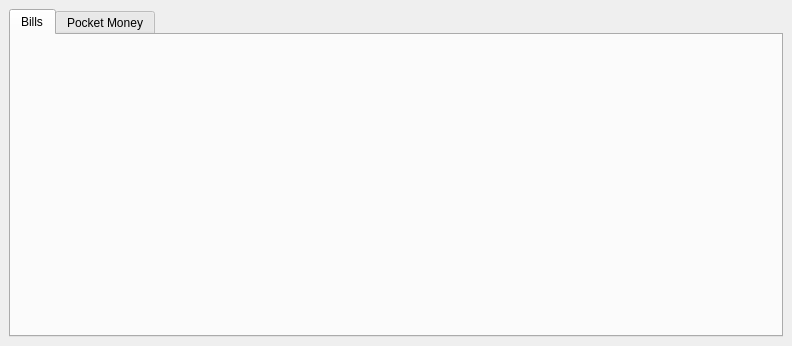
<?xml version="1.0" encoding="UTF-8"?>
<ui version="4.0">
 <class>MainWindow</class>
 <widget class="QMainWindow" name="MainWindow">
  <property name="geometry">
   <rect>
    <x>0</x>
    <y>0</y>
    <width>792</width>
    <height>346</height>
   </rect>
  </property>
  <property name="windowTitle">
   <string>Bills</string>
  </property>
  <widget class="QWidget" name="m_central_QWidget">
   <layout class="QVBoxLayout" name="verticalLayout">
    <item>
     <widget class="QTabWidget" name="tabWidget">
      <property name="focusPolicy">
       <enum>Qt::NoFocus</enum>
      </property>
      <property name="currentIndex">
       <number>0</number>
      </property>
      <widget class="QWidget" name="bills">
       <attribute name="title">
        <string>Bills</string>
       </attribute>
       <layout class="QVBoxLayout" name="verticalLayout_2">
        <item>
         <widget class="Accounting::Widgets::BillListWidget" name="m_bills_BillListWidget" native="true">
          <property name="focusPolicy">
           <enum>Qt::StrongFocus</enum>
          </property>
         </widget>
        </item>
       </layout>
      </widget>
      <widget class="QWidget" name="pocketMoney">
       <attribute name="title">
        <string>Pocket Money</string>
       </attribute>
       <layout class="QVBoxLayout" name="verticalLayout_3">
        <item>
         <widget class="QTableView" name="m_pocketMoney_QTableView"/>
        </item>
       </layout>
      </widget>
     </widget>
    </item>
   </layout>
  </widget>
 </widget>
 <customwidgets>
  <customwidget>
   <class>Accounting::Widgets::BillListWidget</class>
   <extends>QWidget</extends>
   <header>Widgets/BillListWidget.hpp</header>
   <container>1</container>
  </customwidget>
 </customwidgets>
 <tabstops>
  <tabstop>m_bills_BillListWidget</tabstop>
  <tabstop>tabWidget</tabstop>
  <tabstop>m_pocketMoney_QTableView</tabstop>
 </tabstops>
 <resources/>
 <connections/>
</ui>
